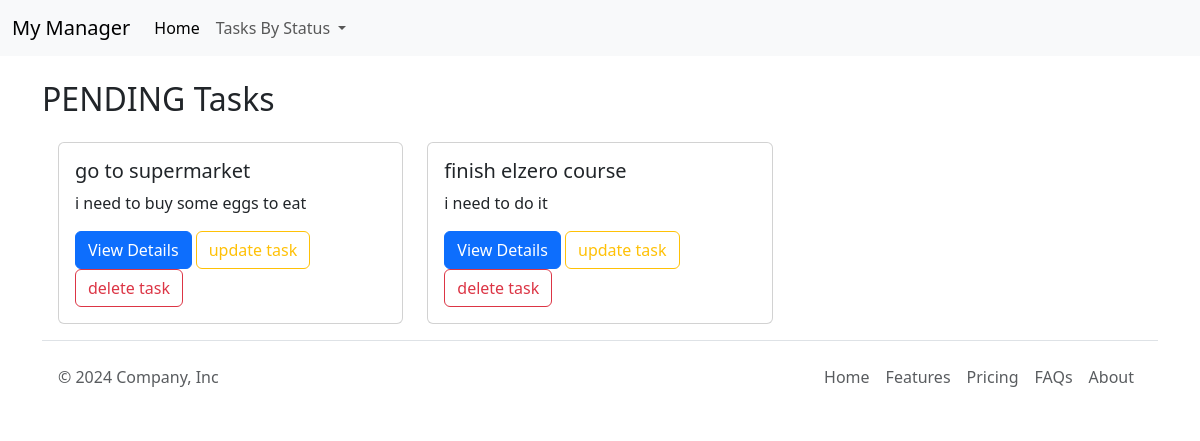
The page /todos/status/PENDING/ on the database its author committed.
### main/models.py (models this page shows, shortened)
class Task(models.Model):
    STATUS_CHOICES = [
        ('PENDING' , 'PENDING'),
        ('IN PROGRESS' , 'IN PROGRESS'),
        ('COMPLETED' , 'COMPLETED'),
    ]
    title=models.CharField(max_length = 100)
    description = models.TextField()
    status = models.CharField(max_length = 12 , choices = STATUS_CHOICES , default = 'PENDING')
    due_date = models.DateField(null= True , blank=True)
    priority = models.IntegerField(validators=[MinValueValidator(1) , MaxValueValidator(10)] ,null= True , blank= True)
    created_at = models.DateTimeField(auto_now_add = True)
    updated_at = models.DateTimeField(auto_now_add = True)
    TODO = models.ForeignKey(TODO, on_delete=models.CASCADE )

### main/views.py (the view)
# urls.py: path('todos/status/<str:status>/', tasks_by_status, name='tasks_by_status'),
def tasks_by_status(request, status):
    tasks = Task.objects.filter(status=status)
    context = {
        'tasks': tasks,
        'status': status
    }
    return render(request, 'main/todosstatus.html', context)

### main/templates/main/todosstatus.html (shortened to what this page needs)
{% extends "main/base.html" %}
{% block content %}
    <div class="container mt-4">
        <h2>{{ status|capfirst }} Tasks</h2>
        <div class="row row-cols-1 p-3 row-cols-md-3 g-4">
            {% for task in tasks %}
                <div class="col">
                    <div class="card">
                        <div class="card-body">
                            <h5 class="card-title">{{ task.title }}</h5>
                            <p class="card-text">{{ task.description }}</p>
                            <a href="{% url 'detail' task.id %}" class="btn btn-primary">View Details</a>
                            <a href="{% url 'update-task' task.id %}" class="btn btn-outline-warning">update task</a>
                            <a href="{% url 'delete-task' task.id %}" class="btn btn-outline-danger">delete task</a>
                        </div>
                    </div>
                </div>
            {% empty %}
                <h3>No tasks with this status</h3>
            {% endfor %}
        </div>
    </div>
{% endblock %}

### rows shown on the page
Task: title "go to supermarket", description "i need to buy some eggs to eat"
Task: title "finish elzero course", description "i need to do it"

### other values the page prints
{{ status|capfirst }} "PENDING"
